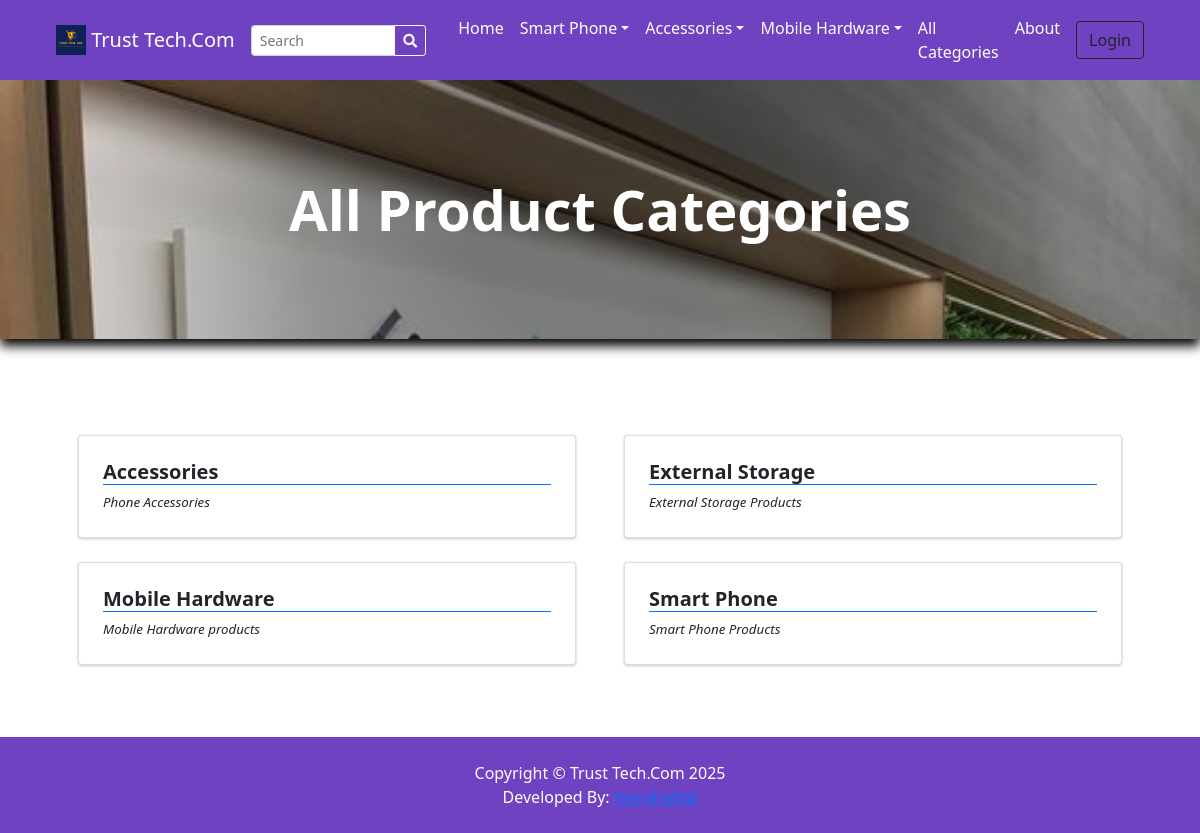
Page /?p=view_categories on the committed database.
### tables this page shows
CREATE TABLE `categories` (
  `id` int(30) NOT NULL,
  `category` varchar(250) NOT NULL,
  `description` text DEFAULT NULL,
  `status` tinyint(1) NOT NULL DEFAULT 1,
  `date_created` datetime NOT NULL DEFAULT current_timestamp()
);

### classes/DBConnection.php (called while the page is built, shortened)
<?php
class DBConnection{
    private $host = DB_SERVER;
    private $username = DB_USERNAME;
    private $password = DB_PASSWORD;
    private $database = DB_NAME;
    public $conn;
    public function __construct(){
        if (!isset($this->conn)) {
            $this->conn = new mysqli($this->host, $this->username, $this->password, $this->database);
        }
    }
}
?>

### classes/SystemSettings.php (called while the page is built, shortened)
<?php
class SystemSettings extends DBConnection{
	function info($field=''){
		if(!empty($field)){
			if(isset($_SESSION['system_info'][$field]))
				return $_SESSION['system_info'][$field];
			else
				return false;
		}else{
			return false;
		}
	}
}
$_settings = new SystemSettings();
?>

### config.php (called while the page is built, shortened)
<?php
require_once('classes/DBConnection.php');
require_once('classes/SystemSettings.php');
function validate_image($file){
	if(!empty($file)){
		if(is_file(base_app.$file)){
			return base_url.$file;
		}else{
			return base_url.'dist/img/no-image-available.png';
		}
	}else{
		return base_url.'dist/img/no-image-available.png';
	}
}
?>

### inc/topBarNav.php (the view, shortened to what this page needs)
<nav class="navbar navbar-expand-lg navbar-dark bg-purple">
            <div class="container-fluid px-4 px-lg-5 ">
                <a class="navbar-brand" href="./">
                <img src="<?php echo validate_image($_settings->info('logo')) ?>" width="30" height="30" class="d-inline-block align-top" alt="" loading="lazy">
                <?php echo $_settings->info('short_name') ?>
                </a>
                <form class="form-inline" id="search-form">
                  <div class="input-group">
                    <input class="form-control form-control-sm form " type="search" placeholder="Search" aria-label="Search" name="search"  value="<?php echo isset($_GET['search']) ? $_GET['search'] : "" ?>"  aria-describedby="button-addon2">
                    <div class="input-group-append">
                      <button class="btn btn-outline-light btn-sm m-0" type="submit" id="button-addon2"><i class="fa fa-search"></i></button>
                    </div>
                  </div>
                </form>
                <div class="collapse navbar-collapse" id="navbarSupportedContent">
                    <ul class="navbar-nav me-auto mb-2 mb-lg-0 ms-lg-4">
                        <li class="nav-item"><a class="nav-link text-white" aria-current="page" href="./">Home</a></li>
                        <?php
                        $cat_qry = $conn->query("SELECT * FROM categories where status = 1  limit 3");
                        $count_cats =$conn->query("SELECT * FROM categories where status = 1 ")->num_rows;
                        while($crow = $cat_qry->fetch_assoc()):
                          $sub_qry = $conn->query("SELECT * FROM sub_categories where status = 1 and parent_id = '{$crow['id']}'");
                          if($sub_qry->num_rows <= 0):
                        ?>
                        <li class="nav-item"><a class="nav-link text-white" aria-current="page" href="./?p=products&c=<?php echo md5($crow['id']) ?>"><?php echo $crow['category'] ?></a></li>
                        <?php else: ?>
                        <li class="nav-item dropdown">
                          <a class="nav-link text-white dropdown-toggle" id="navbarDropdown<?php echo $crow['id'] ?>" href="#" role="button" data-toggle="dropdown" aria-expanded="false"><?php echo $crow['category'] ?></a></a>
                        </li>
                        <?php endif; ?>
                        <?php endwhile; ?>
                        <?php if($count_cats > 3): ?>
                        <li class="nav-item"><a class="nav-link text-white" href="./?p=view_categories">All Categories</a></li>
                        <?php endif; ?>
                        <li class="nav-item"><a class="nav-link text-white" href="./?p=about">About</a></li>
                    </ul>
                    <div class="d-flex align-items-center">
                      <?php if(!isset($_SESSION['userdata']['id'])): ?>
                        <button class="btn btn-outline-dark ml-2" id="login-btn" type="button">Login</button>
                        <?php endif; ?>
                    </div>
                </div>
            </div>
        </nav>

### view_categories.php (shortened to what this page needs)
<?php
$title = "All Product Categories";
?>
<header class="bg-dark py-5" id="main-header">
    <div class="container px-4 px-lg-5 my-5">
        <div class="text-center text-white">
            <h1 class="display-4 fw-bolder"><?php echo $title ?></h1>
        </div>
    </div>
</header>
<section class="py-5">
    <div class="container px-4 px-lg-5 mt-5">
        <div class="row gx-2 gx-lg-5 row-cols-1 row-cols-md-2 row-cols-xl-2 justify-content-center">
            <?php
                $categories = $conn->query("SELECT * FROM `categories` where status = 1 order by category asc ");
                while($row = $categories->fetch_assoc()):
                    foreach($row as $k=> $v){
                        $row[$k] = trim(stripslashes($v));
                    }
                    $row['description'] = strip_tags(stripslashes(html_entity_decode($row['description'])));
            ?>
            <div class="col mb-6 mb-2">
                <a href="./?p=products&c=<?php echo md5($row['id']) ?>" class="card category-item text-dark">
                    <div class="card-body p-4">
                        <div class="">
                            <h5 class="fw-bolder border-bottom border-primary"><?php echo $row['category'] ?></h5>
                        </div>
                        <p class="m-0 truncate"><?php echo $row['description'] ?></p>
                    </div>
                </a>
            </div>
            <?php endwhile; ?>
        </div>
    </div>
</section>

### rows in the picture
categories: category "Smart Phone", description "Smart Phone Products"
categories: category "Accessories", description "Phone Accessories"
categories: category "Mobile Hardware", description "Mobile Hardware products"
categories: category "External Storage", description "External Storage Products"

### other values in the picture
$_settings->info('short_name') "Trust Tech.Com"
$title "All Product Categories"
